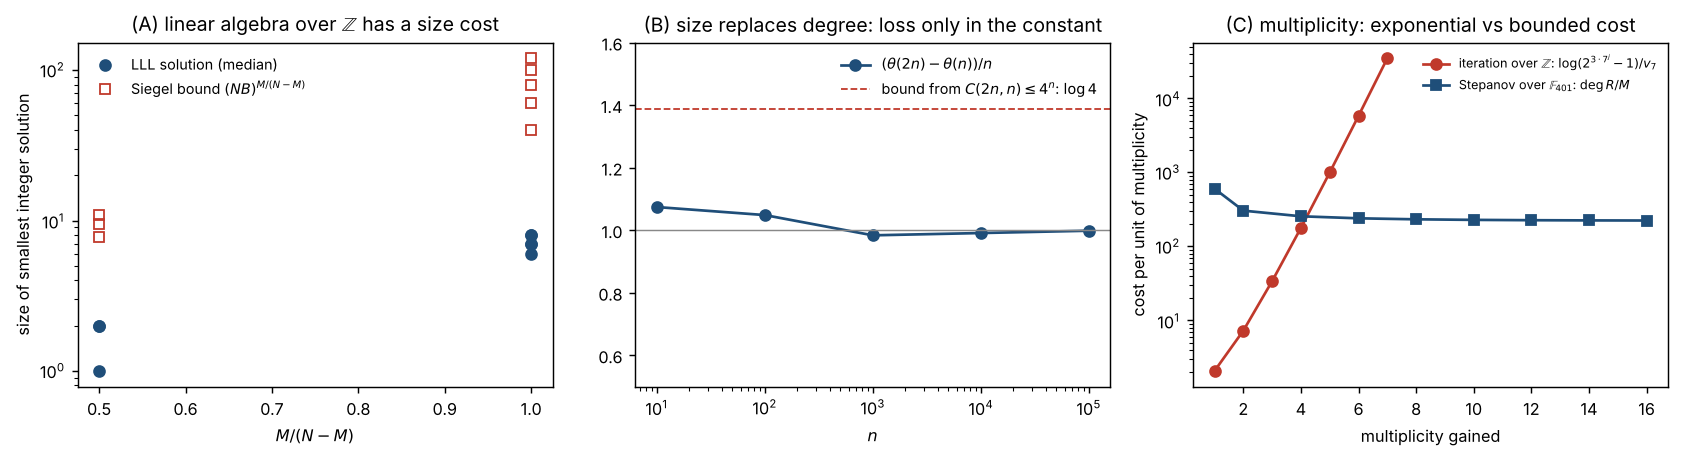

Recreate this plot in Python.
#!/usr/bin/env python3
"""Step 3: toy versions of the engine parts that can be computed.

Stepanov over F_p used three things (paper section 10): free linear algebra, a degree that bounds
the number of zeros, and multiplicity obtained cheaply from x -> x^p.  Over Z each needs a
replacement, and each replacement has a cost.
 (A) Linear algebra is not free over Z: Siegel's lemma.  An integer system A y = 0 with M equations,
     N > M unknowns and entries <= B has a nonzero integer solution with |y| <= (N B)^{M/(N-M)}.
     We find small solutions by LLL and compare with the bound.
 (B) Degree is replaced by size (the product formula: a nonzero integer has |n| >= 1).
     Chebyshev: C(2n, n) is divisible by every prime in (n, 2n] and C(2n, n) <= 4^n, hence
     theta(2n) - theta(n) <= n log 4.  The loss is only in the constant (log 4 against 1).
 (C) Multiplicity by iteration costs exponentially over Z.  The chain N_j = a^{n p^j} - 1 gains one
     power of p per step (lifting the exponent), but log N_j grows by a factor p per step.  Over F_p,
     Stepanov's multiplicity M costs only linearly (step A of explorations/README; Table 10 of the paper).
Writes engine_toys.json and engine_toys.png.
"""
import json, math, os
from math import comb, log
import numpy as np
from sympy import Matrix
from sympy.polys.matrices import DomainMatrix
from sympy import ZZ
import matplotlib; matplotlib.use('Agg'); import matplotlib.pyplot as plt

rng = np.random.default_rng(0)
out = {}

# (A) Siegel's lemma vs LLL
def small_kernel_vector(A, K=10**6):
    M, N = A.shape
    basis = np.hstack([np.eye(N, dtype=object), (K * A.T).astype(object)])     # rows: e_i | K * (column i of A)
    dm = DomainMatrix([[ZZ(int(v)) for v in row] for row in basis], (N, N + M), ZZ)
    red = dm.lll().to_Matrix()
    best = None
    for r in range(red.rows):
        row = [int(v) for v in red.row(r)]
        if all(v == 0 for v in row[N:]) and any(row[:N]):
            nrm = max(abs(v) for v in row[:N])
            if best is None or nrm < best: best = nrm
    return best
siegel = []
B = 10
for (M, N) in ((2, 4), (2, 6), (3, 6), (3, 9), (4, 8), (4, 12), (5, 10), (6, 12)):
    sizes = []
    for _ in range(5):
        A = rng.integers(-B, B + 1, (M, N))
        v = small_kernel_vector(A)
        sizes.append(v)
    bound = (N * B) ** (M / (N - M))
    siegel.append(dict(M=M, N=N, B=B, median_lll=float(np.median(sizes)), siegel_bound=float(bound),
                       exponent=M / (N - M)))
    print(f'(A) M={M} N={N}: LLL solution size median {np.median(sizes):.0f}, Siegel bound {bound:.0f}, exponent M/(N-M)={M/(N-M):.2f}')
out['siegel'] = siegel

# (B) Chebyshev counting by size
sv = np.ones(200001, bool); sv[:2] = False
for i in range(2, 448):
    if sv[i]: sv[i * i::i] = False
pr = np.nonzero(sv)[0]
cheb = []
for n in (10, 100, 1000, 10000, 100000):
    th = float(np.sum(np.log(pr[(pr > n) & (pr <= 2 * n)])))
    lb = log(comb(2 * n, n))
    cheb.append(dict(n=n, theta_2n_minus_theta_n=th, log_binomial=lb, n_log4=n * log(4), ratio_to_n=th / n))
    print(f'(B) n={n}: theta(2n)-theta(n)={th:.1f}  <= log C(2n,n)={lb:.1f}  <= n log 4={n*log(4):.1f}   (true ratio {th/n:.3f}, bound ratio {log(4):.3f})')
out['chebyshev'] = cheb

# (C) chain cost: lifting the exponent versus Stepanov
a, p, n0 = 2, 7, 3                     # ord_7(2) = 3
chain = []
for j in range(0, 7):
    e = n0 * p ** j
    # v_p(a^e - 1) by lifting the exponent: v_p(a^{n0}-1) + j
    v = 0; t = pow(a, n0) - 1
    while t % p == 0: t //= p; v += 1
    vj = v + j
    height = e * log(a)                  # log(a^e - 1)
    chain.append(dict(step=j, exponent=e, p_adic_valuation=vj, log_height=height, gain_per_height=vj * log(p) / height))
    print(f'(C) step {j}: v_7(2^{e}-1) = {vj},  log height = {height:.1f},  (gain in log p)/(height) = {vj*log(p)/height:.4f}')
out['lte_chain'] = chain
step = json.load(open(os.path.join(os.path.dirname(os.path.dirname(os.path.dirname(os.path.abspath(__file__)))), 'validation', 'stepanov_results.json')))
out['stepanov_p401'] = [dict(M=r['M'], degR=r['degR'], degR_over_M=r['bound']) for r in step['vs_M_p401']]
json.dump(out, open(os.path.join(os.path.dirname(os.path.abspath(__file__)), 'engine_toys.json'), 'w'), indent=1)

plt.rcParams.update({'font.size': 9})
fig, ax = plt.subplots(1, 3, figsize=(13, 3.6))
ex = [s['exponent'] for s in siegel]
ax[0].semilogy(ex, [s['median_lll'] for s in siegel], 'o', color='#1f4e79', label='LLL solution (median)')
ax[0].semilogy(ex, [s['siegel_bound'] for s in siegel], 's', color='#c0392b', mfc='none', label='Siegel bound $(NB)^{M/(N-M)}$')
ax[0].set_xlabel('$M/(N-M)$'); ax[0].set_ylabel('size of smallest integer solution'); ax[0].legend(frameon=False, fontsize=8)
ax[0].set_title('(A) linear algebra over $\\mathbb{Z}$ has a size cost')
nn = [c['n'] for c in cheb]
ax[1].semilogx(nn, [c['ratio_to_n'] for c in cheb], 'o-', color='#1f4e79', label='$(\\theta(2n)-\\theta(n))/n$')
ax[1].axhline(log(4), color='#c0392b', ls='--', lw=1, label='bound from $C(2n,n)\\leq 4^n$: $\\log 4$')
ax[1].axhline(1, color='#888888', lw=0.8); ax[1].set_ylim(0.5, 1.6); ax[1].legend(frameon=False, fontsize=8)
ax[1].set_xlabel('$n$'); ax[1].set_title('(B) size replaces degree: loss only in the constant')
ax[2].semilogy([c['p_adic_valuation'] for c in chain], [c['log_height'] / c['p_adic_valuation'] for c in chain], 'o-', color='#c0392b',
               label='iteration over $\\mathbb{Z}$: $\\log(2^{3\\cdot7^j}-1)/v_7$')
ms = [r['M'] for r in out['stepanov_p401']]
ax[2].semilogy(ms, [r['degR_over_M'] for r in out['stepanov_p401']], 's-', color='#1f4e79', label='Stepanov over $\\mathbb{F}_{401}$: $\\deg R/M$')
ax[2].set_xlabel('multiplicity gained'); ax[2].set_ylabel('cost per unit of multiplicity')
ax[2].set_title('(C) multiplicity: exponential vs bounded cost')
ax[2].legend(frameon=False, fontsize=7)
fig.tight_layout(); fig.savefig(os.path.join(os.path.dirname(os.path.abspath(__file__)), 'engine_toys.png'), dpi=130, bbox_inches='tight')
